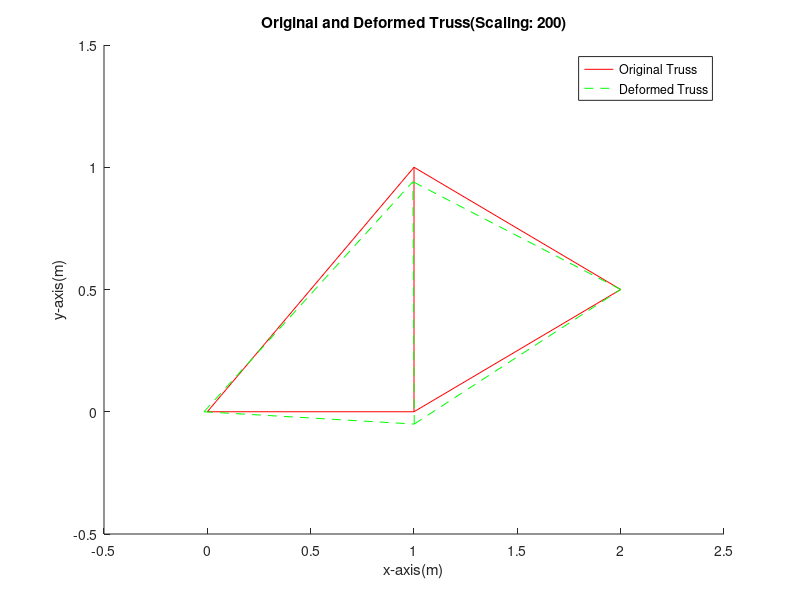

Write the MATLAB code that produced this figure.
clear all;
clc;

%% 2a
P = 90*10^3;
E = 210*10^9;
A = 25/100^2;
k = @(b) [(cosd(b))^2 cosd(b)*sind(b) -(cosd(b))^2 -cosd(b)*sind(b) ; cosd(b)*sind(b) (sind(b))^2 -cosd(b)*sind(b) -(sind(b))^2; -(cosd(b))^2 -cosd(b)*sind(b) (cosd(b))^2 cosd(b)*sind(b); -cosd(b)*sind(b) -(sind(b))^2 cosd(b)*sind(b) (sind(b))^2];

k1 = A*E*k(45)/sqrt(2); %1-2
k2 = A*E*k(0)/1;%1-3
k3 = A*E*k(90)/1;%2-3
k4 = A*E*k(atand(.5/1))/sqrt(1^2+.5^2);%3-4
k5 = A*E*k(-atand(.5/1))/sqrt(1^2+.5^2);%2-4

ke = [ k1(1:2,1:2)+k2(1:2,1:2), k1(1:2,3:4), k2(1:2,3:4), zeros(2,2); k1(3:4,1:2), k1(3:4,3:4)+k3(1:2,1:2)+k5(1:2,1:2),k3(1:2,3:4),k5(1:2,3:4); k2(3:4,1:2), k3(3:4,1:2), k2(3:4,3:4)+k3(3:4,3:4)+k4(1:2,1:2), k4(1:2,3:4); zeros(2,2), k5(3:4,1:2), k4(3:4,1:2), k4(3:4,3:4)+k5(3:4,3:4)] %global matrix
%% 2b
Fp = [0 0 -P 0 0]';
kep = ke;
kep(:,8) = []; kep(:,7) = []; kep(:,2) = [];
kep(8,:) = []; kep(7,:) = []; kep(2,:) = [];
d = kep\Fp;
de = [d(1); 0;d(2);d(3);d(4);d(5);0;0] %displacement matrix
Fe = ke*de %Force matrix
R1 = Fe(2); % Reaction at 1
R4 = Fe(8); % Reaction at 4
%% 2c
p1 = [0,0];
p2 = [1,1];
p3 = [1,0];
p4 = [2,.5];
figure(1); hold on;
title('Original and Deformed Truss(Scaling: 200)');
xlabel('x-axis(m)');
ylabel('y-axis(m)');
plot1 = plot([p1(1),p2(1)],[p1(2),p2(2)],'-r'); %1
plot([p1(1),p3(1)],[p1(2),p3(2)],'-r'); %2
plot([p3(1),p2(1)],[p3(2),p2(2)],'-r'); %3
plot([p3(1),p4(1)],[p3(2),p4(2)],'-r'); %4
plot([p4(1),p2(1)],[p4(2),p2(2)],'-r'); %5
axis([-.5 2.5 -.5 1.5]);
d = d*200;
plot2 = plot([p1(1)+d(1),p2(1)+d(2)],[p1(2),p2(2)+d(3)],'--g'); %1
plot([p1(1)+d(1),p3(1)+d(4)],[p1(2),p3(2)+d(5)],'--g'); %2
plot([p3(1)+d(4),p2(1)+d(2)],[p3(2)+d(5),p2(2)+d(3)],'--g'); %3
plot([p3(1)+d(4),p4(1)],[p3(2)+d(5),p4(2)],'--g'); %4
plot([p4(1),p2(1)+d(2)],[p4(2),p2(2)+d(3)],'--g'); %5
legend([plot1,plot2],'Original Truss','Deformed Truss'); 
